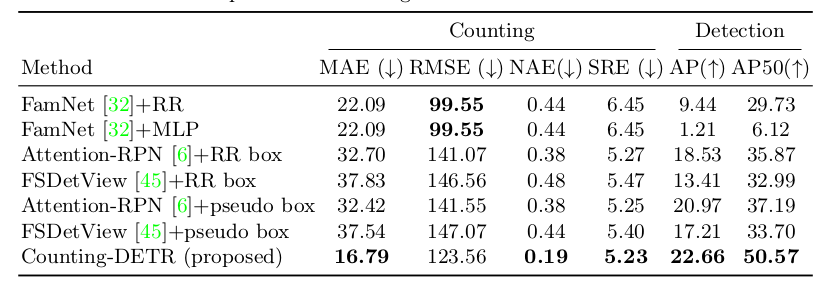
#> input picture Counting-DETR-master/images/FSCD_147.png, 819 x 284 px, found by its file name; its folder holds only this picture in this run
$ python edge.py   (older library calls are emulated)
#> lines starting #> are read from the running program, lines starting #| are printed output that depends on the picture; after the words box and inside, x2 and y2 are one past the last pixel; in counts of white or black regions, pixels touching at a corner belong together
import cv2
import os

images_dir = "./test/images"
save_dir = "./test/results"

# 获取文件夹下所有文件名
file_names = os.listdir(images_dir)

# 遍历文件名列表
for file_name in file_names:
    image_path = os.path.join(images_dir, file_name)

    # 读取图像
    image = cv2.imread(image_path)
#> image is the input picture: shape (284, 819, 3); mean B, G, R 235.2, 235.7, 235.2

    # 预处理：边缘增强
    # 使用高斯滤波平滑图像
    blurred = cv2.GaussianBlur(image, (5, 5), 0)
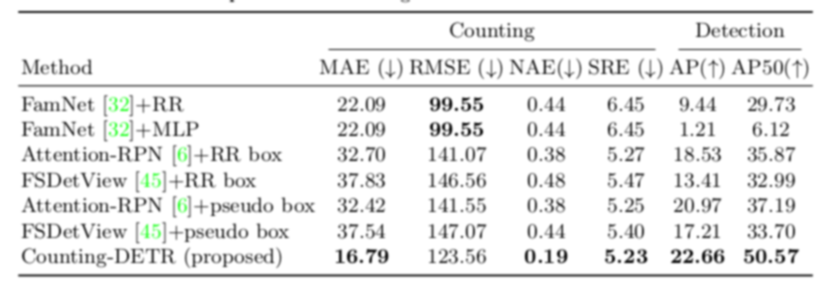
#> blurred: shape (284, 819, 3); mean B, G, R 235.2, 235.7, 235.2
    # 使用拉普拉斯算子进行边缘增强
    edges = cv2.Laplacian(blurred, cv2.CV_8U)
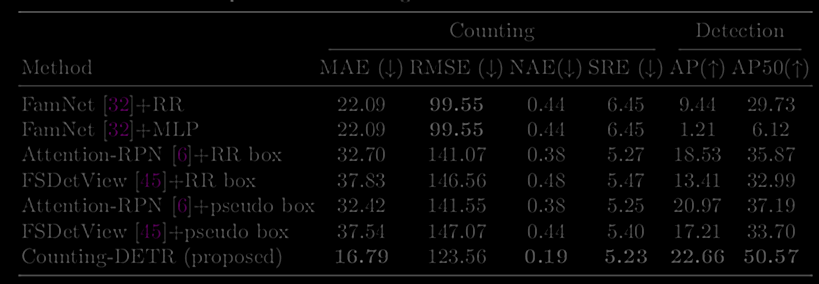
#> edges: shape (284, 819, 3); mean B, G, R 5.9, 5.8, 5.9

    # 边缘检测
    # 使用Canny边缘检测算法
    canny = cv2.Canny(edges, 30, 150)
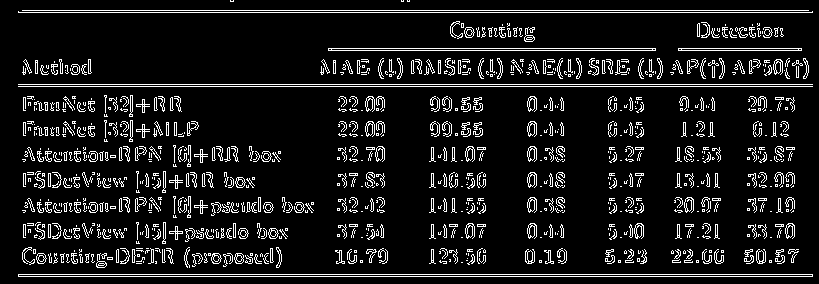
#> canny: shape (284, 819); 9.9% white in thin lines or dots

    # 轮廓查找
    contours, _ = cv2.findContours(canny.copy(), cv2.RETR_EXTERNAL, cv2.CHAIN_APPROX_SIMPLE)
#> contours = 938 contours, 746 with area under 20; largest, box (x1, y1, x2, y2) and area: (18, 274, 813, 277) 1588, (328, 48, 656, 51) 654, (678, 48, 802, 51) 246, (634, 223, 644, 239) 90, (785, 223, 795, 239) 89

    # 绘制轮廓
    cv2.drawContours(image, contours, -1, (0, 255, 0), 2)
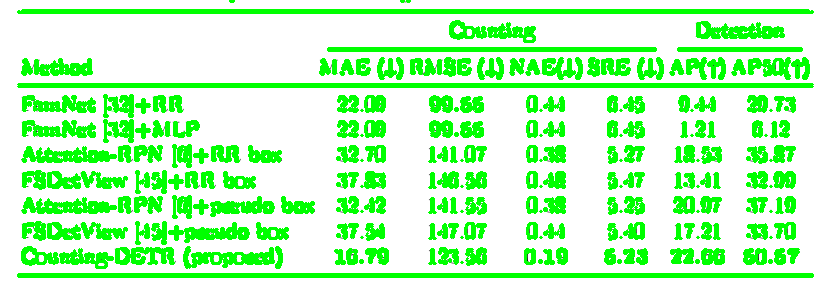
#> image: shape (284, 819, 3); mean B, G, R 185.9, 254.7, 185.9

    save_path = os.path.join(save_dir, file_name)
    # 显示结果
    cv2.imwrite(save_path, image)
    print(file_name, "is done...")

$ run again, on Counting-DETR-master/images/FSCD_LVIS.png
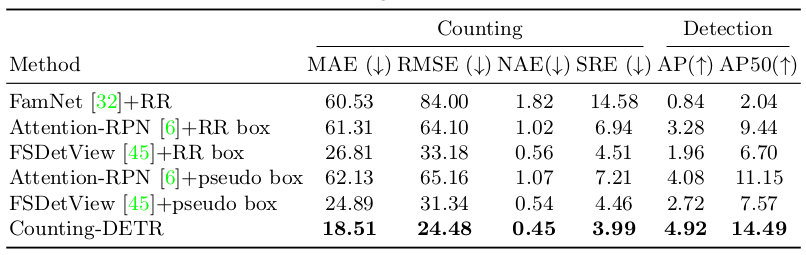
#> input picture Counting-DETR-master/images/FSCD_LVIS.png, 806 x 255 px, found by its file name
#> image is the input picture: shape (255, 806, 3); mean B, G, R 235.5, 235.8, 235.5
#> `canny = cv2.Canny(edges, 30, 150)`:
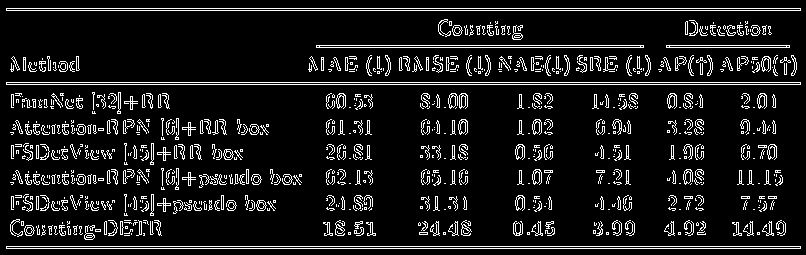
#> canny: shape (255, 806); 9.9% white in thin lines or dots
#> contours = 776 contours, 605 with area under 20; largest, box (x1, y1, x2, y2) and area: (6, 246, 801, 249) 1588, (6, 82, 801, 85) 1588, (6, 8, 801, 11) 1588, (316, 45, 644, 48) 654, (666, 45, 790, 48) 246
#> `cv2.drawContours(image, contours, -1, (0, 255, 0), 2)`:
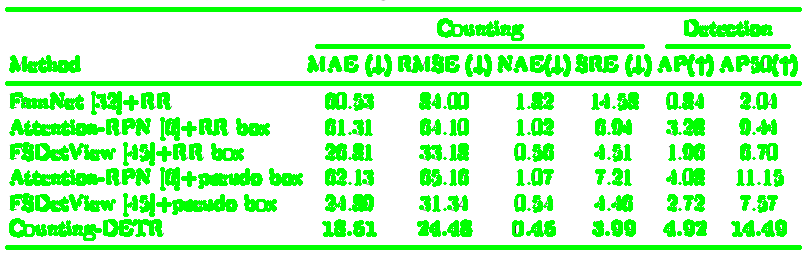
#> image: shape (255, 806, 3); mean B, G, R 186.1, 254.7, 186.1

$ run again, on Counting-DETR-master/images/MainArch.png
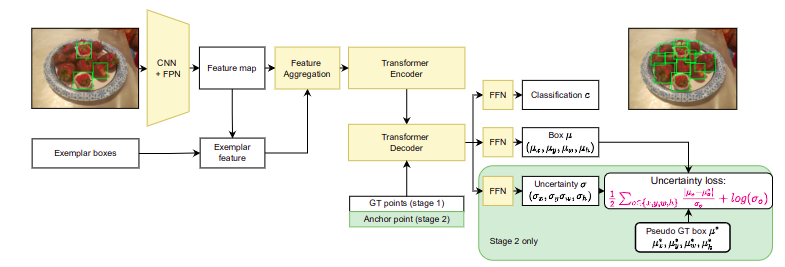
#> input picture Counting-DETR-master/images/MainArch.png, 785 x 267 px, found by its file name
#> image is the input picture: shape (267, 785, 3); mean B, G, R 225.7, 234.3, 234.9
#> `canny = cv2.Canny(edges, 30, 150)`:
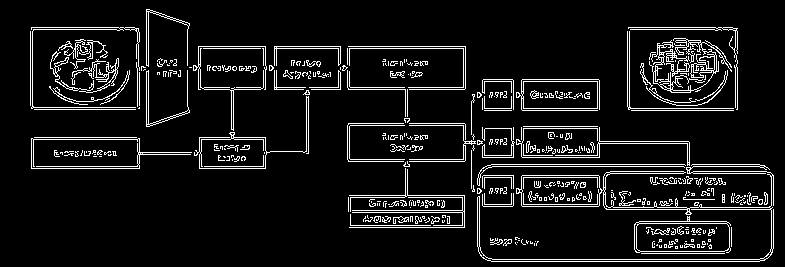
#> canny: shape (267, 785); 8.4% white in thin lines or dots, all inside (x1, y1, x2, y2) = (30, 9, 774, 262)
#> contours = 301 contours, 270 with area under 20; largest, box (x1, y1, x2, y2) and area: (477, 164, 774, 262) 3646, (31, 138, 192, 169) 3142, (634, 216, 731, 253) 2838, (516, 79, 600, 111) 2027, (194, 96, 309, 169) 1984
#> `cv2.drawContours(image, contours, -1, (0, 255, 0), 2)`:
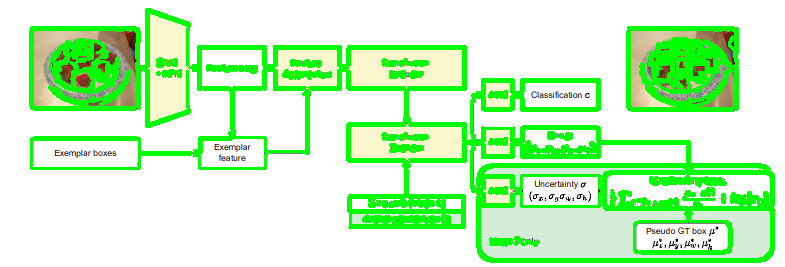
#> image: shape (267, 785, 3); 19.63% of pixels changed, all inside (x1, y1, x2, y2) = (29, 8, 775, 263)
